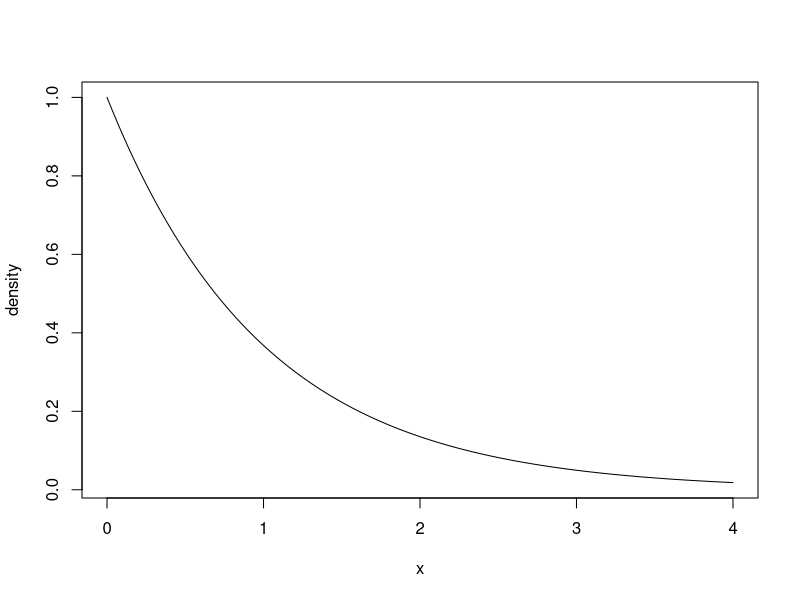
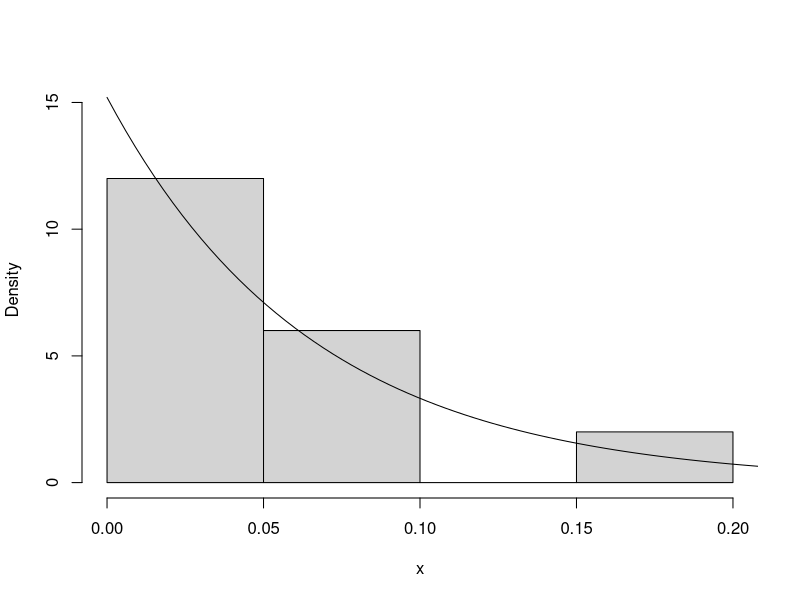
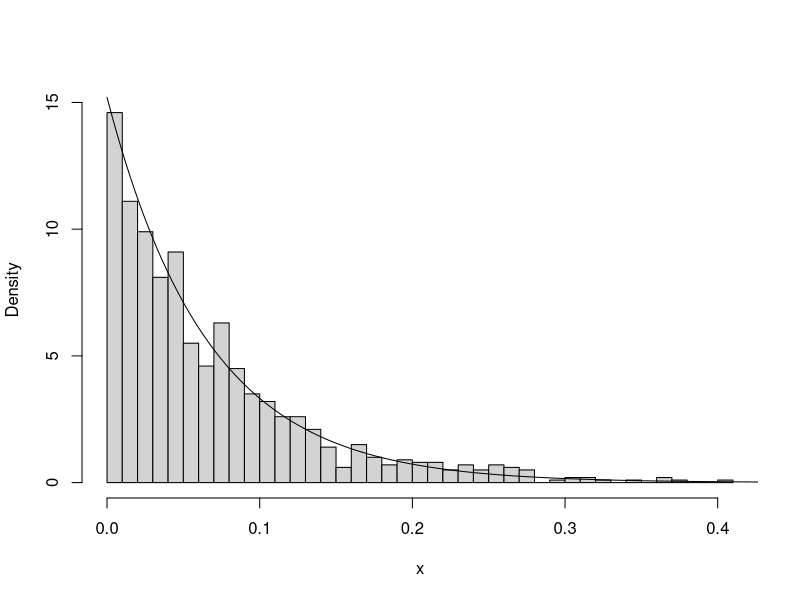
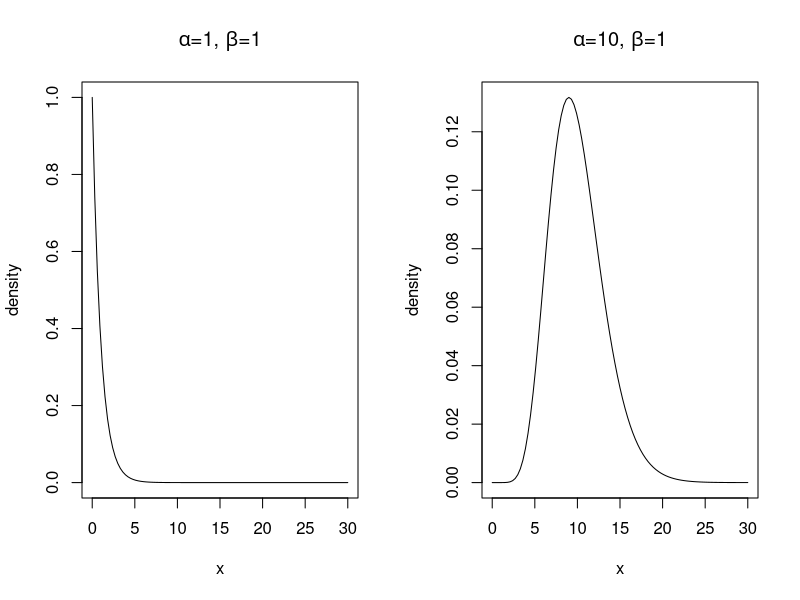
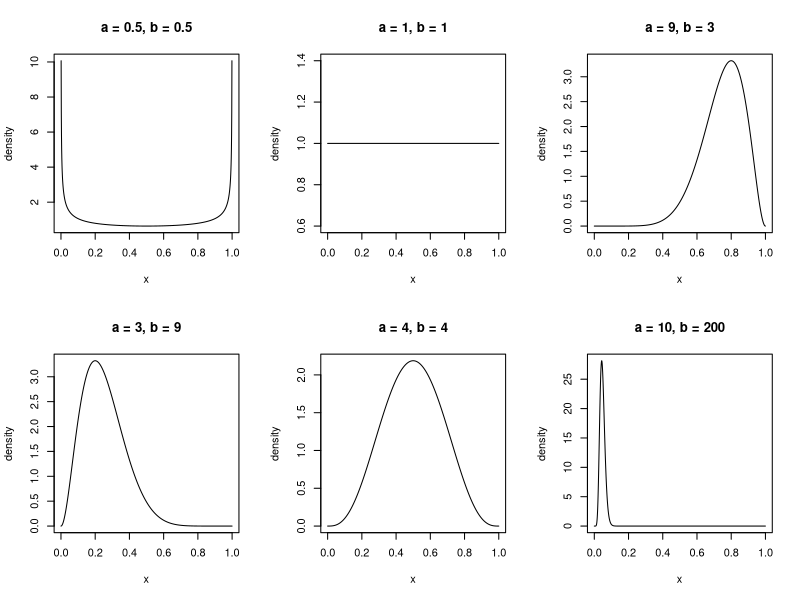

These charts were generated, in order, by the following R code:
## ---- chunk 1
#| echo: false
x <- seq(0, 4, len = 1001)
plot(x, exp(-x), xlab = "x", ylab = "density", type = "l")
## ---- chunk 2
#| fig-cap: A histogram of 10 realizations from an Exponential(15.2).
set.seed(1)
x <- seq(0, 3, len = 1000)
hist(rexp(10, rate = 15.2), xlab = "x", probability = TRUE, main = "", ylim = c(0, 15.2))
lines(x, dexp(x, rate = 15.2))
## ---- chunk 3
#| fig-cap: A histogram of 1000 realizations from an Exponential(15.2).
set.seed(2)
hist(rexp(1000, rate = 15.2), xlab = "x", probability = TRUE, main = "", ylim = c(0, 15.2), breaks = 30)
lines(x, dexp(x, rate = 15.2))
## ---- chunk 4
#| echo: false
#| fig-cap: The $\alpha$ terms controls the shape of the Gamma distribution.
par(mfrow = c(1, 2))
x <- seq(0, 30, len = 101)
plot(x, dgamma(x, shape = 1), type = "l", xlab = "x", ylab = "density", main = expression(paste(alpha, "=1, ", beta, "=1")))
plot(x, dgamma(x, shape = 10), type = "l", xlab = "x", ylab = "density", main = expression(paste(alpha, "=10, ", beta, "=1")))
par(mfrow = c(1, 1))
## ---- chunk 5
x <- seq(0, 1, len = 1001)
par(mfrow = c(2, 3))
plot(x, dbeta(x, 0.5, 0.5), ylab = "density", type = "l",
     main = "a = 0.5, b = 0.5")
plot(x, dbeta(x, 1, 1), ylab = "density", type = "l",
     main = "a = 1, b = 1")
plot(x, dbeta(x, 9, 3), ylab = "density", type = "l",
     main = "a = 9, b = 3")
plot(x, dbeta(x, 3, 9), ylab = "density", type = "l",
     main = "a = 3, b = 9")
plot(x, dbeta(x, 4, 4), ylab = "density", type = "l",
     main = "a = 4, b = 4")
plot(x, dbeta(x, 10, 200), ylab = "density", type = "l",
     main = "a = 10, b = 200")
par(mfrow = c(1, 1))
